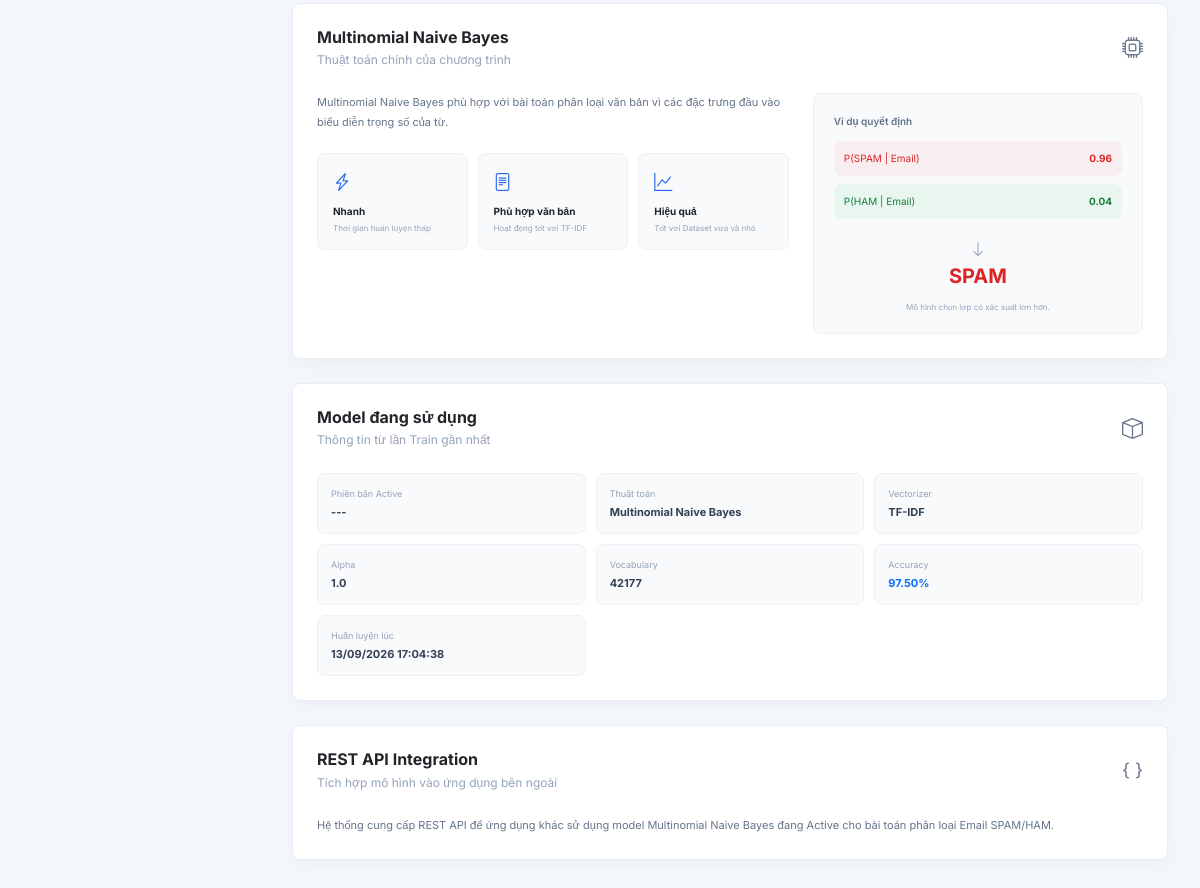
Before: /algorithm (signed in, lower part) with the older database file.
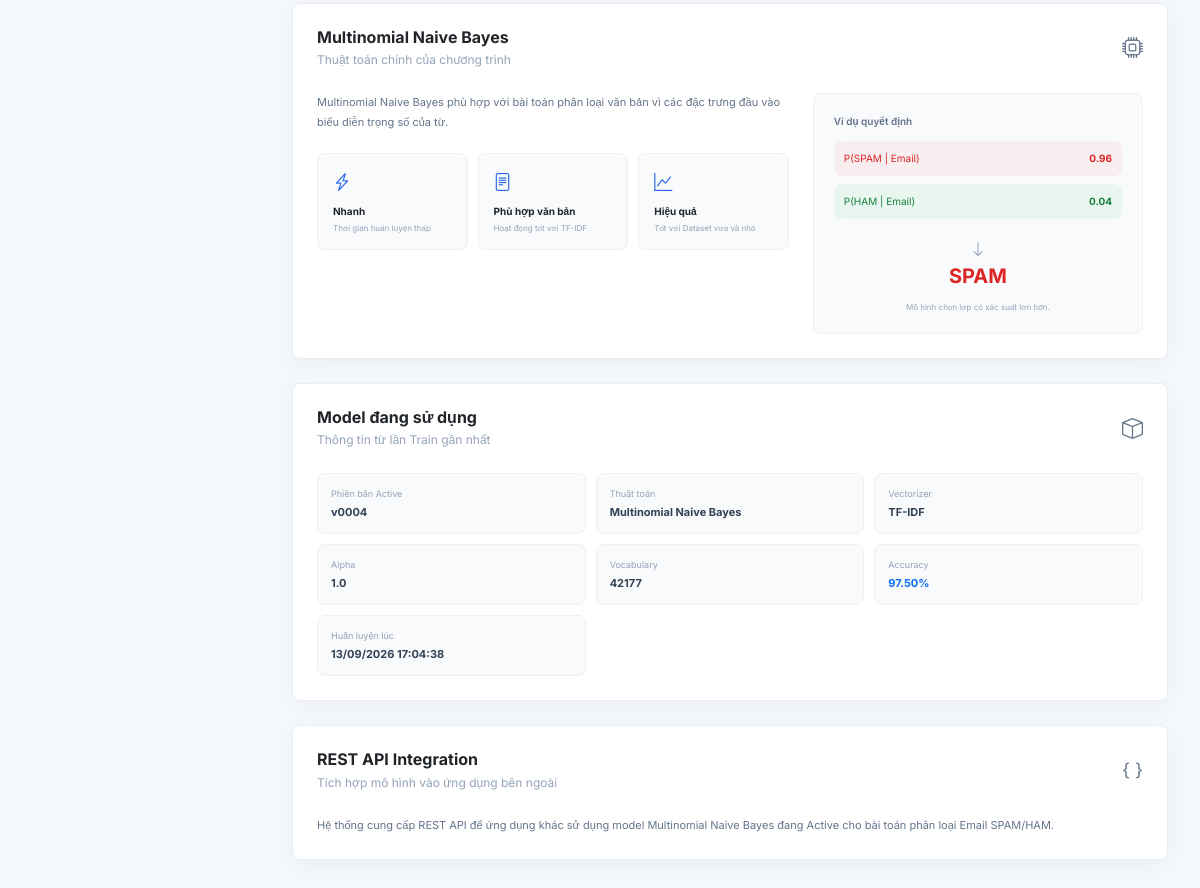
After: the same page with the newer database file.
### tables this page shows
CREATE TABLE model_versions (
                id INTEGER PRIMARY KEY AUTOINCREMENT,
                version TEXT UNIQUE NOT NULL,
                model_name TEXT NOT NULL,
                vectorizer TEXT NOT NULL,
                accuracy REAL,
                precision REAL,
                recall REAL,
                f1 REAL,
                tn INTEGER,
                fp INTEGER,
                fn INTEGER,
                tp INTEGER,
                train_size INTEGER,
                test_size INTEGER,
                dataset_size INTEGER,
                vocabulary_size INTEGER,
                training_time REAL,
                alpha REAL,
                ngram_min INTEGER,
                ngram_max INTEGER,
                dataset_hash TEXT,
                model_path TEXT NOT NULL,
                vectorizer_path TEXT NOT NULL,
                info_path TEXT NOT NULL,
                created_by INTEGER REFERENCES users(id),
                created_at TIMESTAMP NOT NULL DEFAULT CURRENT_TIMESTAMP,
                is_active INTEGER NOT NULL DEFAULT 0 CHECK (is_active IN (0, 1)),
                notes TEXT
            );

### routes/algorithm_routes.py (the view)
@main_bp.route("/algorithm")
@login_required
def algorithm():
    total = 0
    spam_count = 0
    ham_count = 0
    try:
        df = pd.read_csv("dataset/spam_dataset.csv")
        df = df.dropna(subset=["label", "text"])
        df["label"] = df["label"].astype(str).str.lower().str.strip()
        total = len(df)
        spam_count = len(df[df["label"] == "spam"])
        ham_count = len(df[df["label"] == "ham"])
    except (OSError, KeyError, ValueError) as error:
        print("Algorithm dataset error:", error)
    return render_template(
        "algorithm.html",
        total=total,
        spam_count=spam_count,
        ham_count=ham_count,
        model_info=get_model_info(),
        active_version=get_active_model_version(),
    )

### app.py (called while the page is built)
def create_app():
    app = Flask(__name__)
    configure_application_logging(app)
    load_security_config(app)
    login_manager.init_app(app)
    limiter.init_app(app)
    validate_credential_key(app)
    init_db()
    try:
        initialize_model_registry()
    except Exception:
        app.logger.exception("Model registry initialization failed")
    app.register_blueprint(main_bp, name="")
    app.register_blueprint(api_bp)
    register_security(app, api_bp)
    @app.context_processor
    def inject_global_data():
        return {"global_model_status": get_model_status()}
    register_cli_commands(app)
    return app

### auth.py (called while the page is built)
@login_manager.user_loader
def load_user(user_id):
    try:
        row = get_user_by_id(int(user_id))
    except (TypeError, ValueError):
        return None
    return User(row) if row and bool(row["is_active"]) else None

    @property
    def is_active(self):
        return self._is_active

### database/db.py (called while the page is built)
def get_connection():
    conn = sqlite3.connect(DB_PATH)
    conn.row_factory = sqlite3.Row
    conn.execute("PRAGMA foreign_keys = ON")
    return conn

### services/model_registry_service.py (called while the page is built)
def get_active_model_version():
    return get_active_model_version_from_db()

### templates/algorithm.html (shortened to what this page needs)
{% extends "base.html" %}
{% block content %}
<div class="card mb-4">
    <div class="card-body p-4">
        <div class="dashboard-card-title"><div><h4>Multinomial Naive Bayes</h4><p>Thuật toán chính của chương trình</p></div><i class="bi bi-cpu"></i></div>
        <div class="row g-4">
            <div class="col-lg-7">
                <p class="algorithm-description">Multinomial Naive Bayes phù hợp với bài toán phân loại văn bản vì các đặc trưng đầu vào biểu diễn trọng số của từ.</p>
                <div class="nb-features"><div><i class="bi bi-lightning-charge"></i><strong>Nhanh</strong><span>Thời gian huấn luyện thấp</span></div><div><i class="bi bi-file-text"></i><strong>Phù hợp văn bản</strong><span>Hoạt động tốt với TF-IDF</span></div><div><i class="bi bi-graph-up"></i><strong>Hiệu quả</strong><span>Tốt với Dataset vừa và nhỏ</span></div></div>
            </div>
            <div class="col-lg-5"><div class="classification-example"><span class="classification-title">Ví dụ quyết định</span><div class="classification-row spam"><span>P(SPAM | Email)</span><strong>0.96</strong></div><div class="classification-row ham"><span>P(HAM | Email)</span><strong>0.04</strong></div><div class="classification-result"><i class="bi bi-arrow-down"></i><strong>SPAM</strong></div><small>Mô hình chọn lớp có xác suất lớn hơn.</small></div></div>
        </div>
    </div>
</div>
{% if model_info %}
<div class="card">
    <div class="card-body p-4">
        <div class="dashboard-card-title"><div><h4>Model đang sử dụng</h4><p>Thông tin từ lần Train gần nhất</p></div><i class="bi bi-box"></i></div>
        <div class="algorithm-model-grid">
            <div><span>Phiên bản Active</span><strong>{{ active_version.version if active_version else model_info.get("version", '---') }}</strong></div><div><span>Thuật toán</span><strong>{{ model_info["model_name"] }}</strong></div><div><span>Vectorizer</span><strong>{{ model_info["vectorizer"] }}</strong></div><div><span>Alpha</span><strong>{{ model_info["alpha"] }}</strong></div><div><span>Vocabulary</span><strong>{{ model_info["vocabulary_size"] }}</strong></div><div><span>Accuracy</span><strong class="text-primary">{{ "%.2f"|format(model_info["accuracy"] * 100) }}%</strong></div><div><span>Huấn luyện lúc</span><strong>{{ model_info["trained_at"] }}</strong></div>
        </div>
    </div>
</div>
{% endif %}
<div class="card mt-4">
    <div class="card-body p-4">
        <div class="dashboard-card-title"><div><h4>REST API Integration</h4><p>Tích hợp mô hình vào ứng dụng bên ngoài</p></div><i class="bi bi-braces"></i></div>
        <p class="algorithm-description mb-0">Hệ thống cung cấp REST API để ứng dụng khác sử dụng model Multinomial Naive Bayes đang Active cho bài toán phân loại Email SPAM/HAM.</p>
    </div>
</div>
{% endblock %}

Changed rows visible on the page:
added model_versions: version "v0004", model_name "Multinomial Naive Bayes", vectorizer "TF-IDF"
Other visible differences:
{{ model_info["model_name"] }}: "Multinomial Naive Bayes" → (not shown)
{{ model_info["vectorizer"] }}: "TF-IDF" → (not shown)
